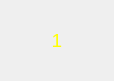
<?xml version="1.0" encoding="UTF-8"?>
<ui version="4.0">
 <class>LevelPnl</class>
 <widget class="QWidget" name="LevelPnl">
  <property name="geometry">
   <rect>
    <x>0</x>
    <y>0</y>
    <width>114</width>
    <height>81</height>
   </rect>
  </property>
  <property name="windowTitle">
   <string>Form</string>
  </property>
  <layout class="QGridLayout" name="gridLayout">
   <item row="0" column="0">
    <widget class="QLabel" name="levelLbl">
     <property name="palette">
      <palette>
       <active>
        <colorrole role="WindowText">
         <brush brushstyle="SolidPattern">
          <color alpha="255">
           <red>255</red>
           <green>255</green>
           <blue>0</blue>
          </color>
         </brush>
        </colorrole>
       </active>
       <inactive>
        <colorrole role="WindowText">
         <brush brushstyle="SolidPattern">
          <color alpha="255">
           <red>255</red>
           <green>255</green>
           <blue>0</blue>
          </color>
         </brush>
        </colorrole>
       </inactive>
       <disabled>
        <colorrole role="WindowText">
         <brush brushstyle="SolidPattern">
          <color alpha="255">
           <red>120</red>
           <green>120</green>
           <blue>120</blue>
          </color>
         </brush>
        </colorrole>
       </disabled>
      </palette>
     </property>
     <property name="font">
      <font>
       <pointsize>14</pointsize>
      </font>
     </property>
     <property name="text">
      <string>1</string>
     </property>
     <property name="alignment">
      <set>Qt::AlignCenter</set>
     </property>
    </widget>
   </item>
  </layout>
 </widget>
 <resources/>
 <connections/>
</ui>
